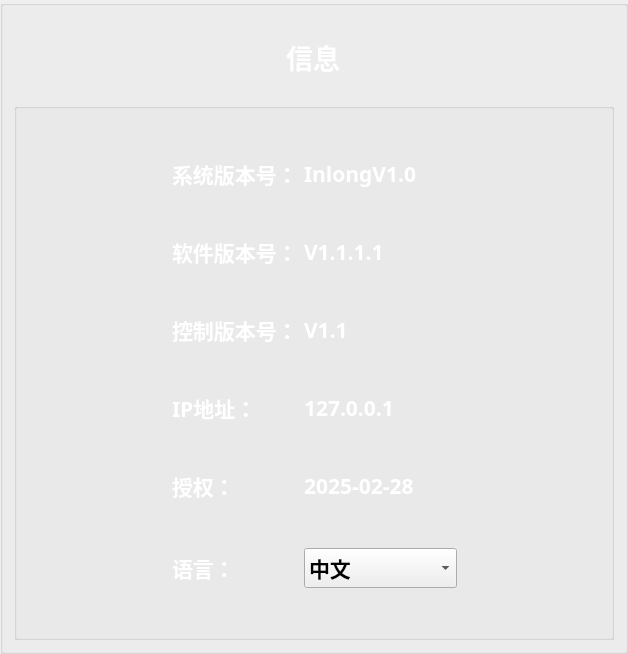
         <widget class="QGroupBox" name="groupBox_24">
          <property name="title">
           <string/>
          </property>
          <layout class="QGridLayout" name="gridLayout_19">
           <item row="3" column="0">
            <widget class="QGroupBox" name="groupBox">
             <property name="minimumSize">
              <size>
               <width>600</width>
               <height>0</height>
              </size>
             </property>
             <property name="maximumSize">
              <size>
               <width>1000</width>
               <height>16777215</height>
              </size>
             </property>
             <property name="styleSheet">
              <string notr="true"/>
             </property>
             <property name="title">
              <string/>
             </property>
             <layout class="QGridLayout" name="gridLayout">
              <item row="0" column="1">
               <spacer name="verticalSpacer_17">
                <property name="orientation">
                 <enum>Qt::Vertical</enum>
                </property>
                <property name="sizeHint" stdset="0">
                 <size>
                  <width>20</width>
                  <height>40</height>
                 </size>
                </property>
               </spacer>
              </item>
              <item row="1" column="1">
               <widget class="QLabel" name="label_2">
                <property name="font">
                 <font>
                  <family>微软雅黑 Light</family>
                  <pointsize>16</pointsize>
                  <weight>75</weight>
                  <bold>true</bold>
                 </font>
                </property>
                <property name="styleSheet">
                 <string notr="true">color:white</string>
                </property>
                <property name="text">
                 <string>系统版本号：</string>
                </property>
               </widget>
              </item>
              <item row="1" column="2">
               <widget class="QLabel" name="label_3">
                <property name="font">
                 <font>
                  <family>微软雅黑 Light</family>
                  <pointsize>16</pointsize>
                  <weight>75</weight>
                  <bold>true</bold>
                 </font>
                </property>
                <property name="styleSheet">
                 <string notr="true">color:white</string>
                </property>
                <property name="text">
                 <string>InlongV1.0</string>
                </property>
               </widget>
              </item>
              <item row="2" column="1">
               <spacer name="verticalSpacer_19">
                <property name="orientation">
                 <enum>Qt::Vertical</enum>
                </property>
                <property name="sizeHint" stdset="0">
                 <size>
                  <width>20</width>
                  <height>40</height>
                 </size>
                </property>
               </spacer>
              </item>
              <item row="3" column="0">
               <spacer name="horizontalSpacer_9">
                <property name="orientation">
                 <enum>Qt::Horizontal</enum>
                </property>
                <property name="sizeHint" stdset="0">
                 <size>
                  <width>40</width>
                  <height>20</height>
                 </size>
                </property>
               </spacer>
              </item>
              <item row="3" column="1">
               <widget class="QLabel" name="label_5">
                <property name="font">
                 <font>
                  <family>微软雅黑 Light</family>
                  <pointsize>16</pointsize>
                  <weight>75</weight>
                  <bold>true</bold>
                 </font>
                </property>
                <property name="styleSheet">
                 <string notr="true">color:white</string>
                </property>
                <property name="text">
                 <string>软件版本号：</string>
                </property>
               </widget>
              </item>
              <item row="3" column="2">
               <widget class="QLabel" name="label_4">
                <property name="font">
                 <font>
                  <family>微软雅黑 Light</family>
                  <pointsize>16</pointsize>
                  <weight>75</weight>
                  <bold>true</bold>
                 </font>
                </property>
                <property name="styleSheet">
                 <string notr="true">color:white</string>
                </property>
                <property name="text">
                 <string>V1.1.1.1</string>
                </property>
               </widget>
              </item>
              <item row="3" column="3">
               <spacer name="horizontalSpacer_10">
                <property name="orientation">
                 <enum>Qt::Horizontal</enum>
                </property>
                <property name="sizeHint" stdset="0">
                 <size>
                  <width>40</width>
                  <height>20</height>
                 </size>
                </property>
               </spacer>
              </item>
              <item row="4" column="1">
               <spacer name="verticalSpacer_20">
                <property name="orientation">
                 <enum>Qt::Vertical</enum>
                </property>
                <property name="sizeHint" stdset="0">
                 <size>
                  <width>20</width>
                  <height>40</height>
                 </size>
                </property>
               </spacer>
              </item>
              <item row="5" column="1">
               <widget class="QLabel" name="label_6">
                <property name="font">
                 <font>
                  <family>微软雅黑 Light</family>
                  <pointsize>16</pointsize>
                  <weight>75</weight>
                  <bold>true</bold>
                 </font>
                </property>
                <property name="styleSheet">
                 <string notr="true">color:white</string>
                </property>
                <property name="text">
                 <string>控制版本号：</string>
                </property>
               </widget>
              </item>
              <item row="5" column="2">
               <widget class="QLabel" name="label_7">
                <property name="font">
                 <font>
                  <family>微软雅黑 Light</family>
                  <pointsize>16</pointsize>
                  <weight>75</weight>
                  <bold>true</bold>
                 </font>
                </property>
                <property name="styleSheet">
                 <string notr="true">color:white</string>
                </property>
                <property name="text">
                 <string>V1.1</string>
                </property>
               </widget>
              </item>
              <item row="6" column="1">
               <spacer name="verticalSpacer_21">
                <property name="orientation">
                 <enum>Qt::Vertical</enum>
                </property>
                <property name="sizeHint" stdset="0">
                 <size>
                  <width>20</width>
                  <height>40</height>
                 </size>
                </property>
               </spacer>
              </item>
              <item row="7" column="1">
               <widget class="QLabel" name="label_9">
                <property name="font">
                 <font>
                  <family>微软雅黑 Light</family>
                  <pointsize>16</pointsize>
                  <weight>75</weight>
                  <bold>true</bold>
                 </font>
                </property>
                <property name="styleSheet">
                 <string notr="true">color:white</string>
                </property>
                <property name="text">
                 <string>IP地址：</string>
                </property>
               </widget>
              </item>
              <item row="7" column="2">
               <widget class="QLabel" name="label_8">
                <property name="font">
                 <font>
                  <family>微软雅黑 Light</family>
                  <pointsize>16</pointsize>
                  <weight>75</weight>
                  <bold>true</bold>
                 </font>
                </property>
                <property name="styleSheet">
                 <string notr="true">color:white</string>
                </property>
                <property name="text">
                 <string>127.0.0.1</string>
                </property>
               </widget>
              </item>
              <item row="8" column="1">
               <spacer name="verticalSpacer_22">
                <property name="orientation">
                 <enum>Qt::Vertical</enum>
                </property>
                <property name="sizeHint" stdset="0">
                 <size>
                  <width>20</width>
                  <height>40</height>
                 </size>
                </property>
               </spacer>
              </item>
              <item row="9" column="1">
               <widget class="QLabel" name="label_11">
                <property name="font">
                 <font>
                  <family>微软雅黑 Light</family>
                  <pointsize>16</pointsize>
                  <weight>75</weight>
                  <bold>true</bold>
                 </font>
                </property>
                <property name="styleSheet">
                 <string notr="true">color:white</string>
                </property>
                <property name="text">
                 <string>授权：</string>
                </property>
               </widget>
              </item>
              <item row="9" column="2">
               <widget class="QLabel" name="label_10">
                <property name="font">
                 <font>
                  <family>微软雅黑 Light</family>
                  <pointsize>16</pointsize>
                  <weight>75</weight>
                  <bold>true</bold>
                 </font>
                </property>
                <property name="styleSheet">
                 <string notr="true">color:white</string>
                </property>
                <property name="text">
                 <string>2025-02-28</string>
                </property>
               </widget>
              </item>
              <item row="10" column="1">
               <spacer name="verticalSpacer_23">
                <property name="orientation">
                 <enum>Qt::Vertical</enum>
                </property>
                <property name="sizeHint" stdset="0">
                 <size>
                  <width>20</width>
                  <height>40</height>
                 </size>
                </property>
               </spacer>
              </item>
              <item row="11" column="1">
               <widget class="QLabel" name="label_13">
                <property name="font">
                 <font>
                  <family>微软雅黑 Light</family>
                  <pointsize>16</pointsize>
                  <weight>75</weight>
                  <bold>true</bold>
                 </font>
                </property>
                <property name="styleSheet">
                 <string notr="true">color:white</string>
                </property>
                <property name="text">
                 <string>语言：</string>
                </property>
               </widget>
              </item>
              <item row="11" column="2">
               <widget class="QComboBox" name="comboBox">
                <property name="minimumSize">
                 <size>
                  <width>153</width>
                  <height>40</height>
                 </size>
                </property>
                <property name="maximumSize">
                 <size>
                  <width>153</width>
                  <height>40</height>
                 </size>
                </property>
                <property name="font">
                 <font>
                  <family>微软雅黑 Light</family>
                  <pointsize>16</pointsize>
                  <weight>75</weight>
                  <bold>true</bold>
                 </font>
                </property>
                <item>
                 <property name="text">
                  <string>中文</string>
                 </property>
                </item>
                <item>
                 <property name="text">
                  <string>ENGLISH</string>
                 </property>
                </item>
               </widget>
              </item>
              <item row="12" column="1">
               <spacer name="verticalSpacer_18">
                <property name="orientation">
                 <enum>Qt::Vertical</enum>
                </property>
                <property name="sizeHint" stdset="0">
                 <size>
                  <width>20</width>
                  <height>40</height>
                 </size>
                </property>
               </spacer>
              </item>
             </layout>
            </widget>
           </item>
           <item row="2" column="0">
            <spacer name="verticalSpacer_16">
             <property name="orientation">
              <enum>Qt::Vertical</enum>
             </property>
             <property name="sizeType">
              <enum>QSizePolicy::Fixed</enum>
             </property>
             <property name="sizeHint" stdset="0">
              <size>
               <width>20</width>
               <height>20</height>
              </size>
             </property>
            </spacer>
           </item>
           <item row="1" column="0" alignment="Qt::AlignHCenter">
            <widget class="QLabel" name="label">
             <property name="maximumSize">
              <size>
               <width>16777215</width>
               <height>100</height>
              </size>
             </property>
             <property name="font">
              <font>
               <family>微软雅黑 Light</family>
               <pointsize>20</pointsize>
               <weight>75</weight>
               <bold>true</bold>
              </font>
             </property>
             <property name="styleSheet">
              <string notr="true">color:white</string>
             </property>
             <property name="text">
              <string>            信息            </string>
             </property>
            </widget>
           </item>
           <item row="0" column="0">
            <spacer name="verticalSpacer_14">
             <property name="orientation">
              <enum>Qt::Vertical</enum>
             </property>
             <property name="sizeType">
              <enum>QSizePolicy::Fixed</enum>
             </property>
             <property name="sizeHint" stdset="0">
              <size>
               <width>20</width>
               <height>20</height>
              </size>
             </property>
            </spacer>
           </item>
          </layout>
         </widget>
